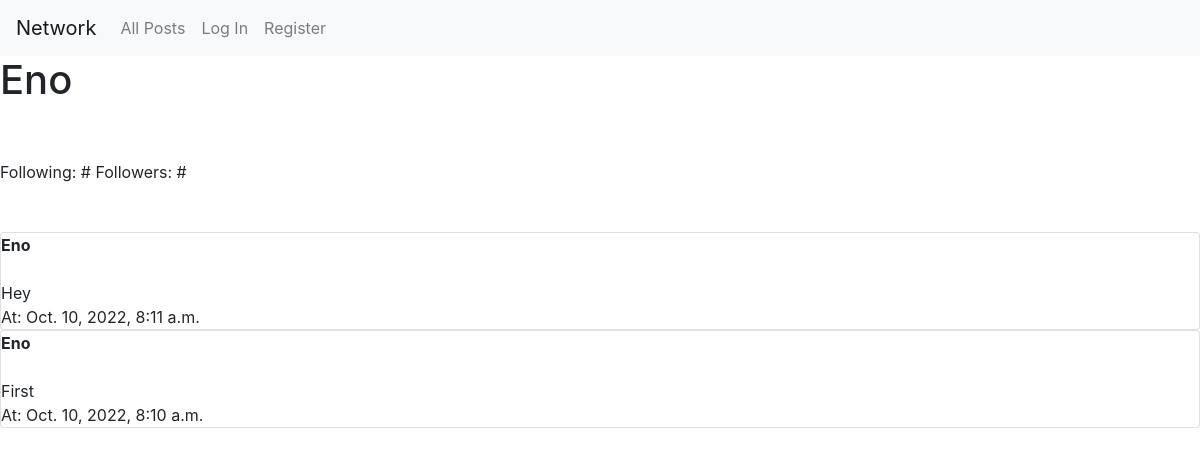
Page /profile/Eno on the earlier database version.
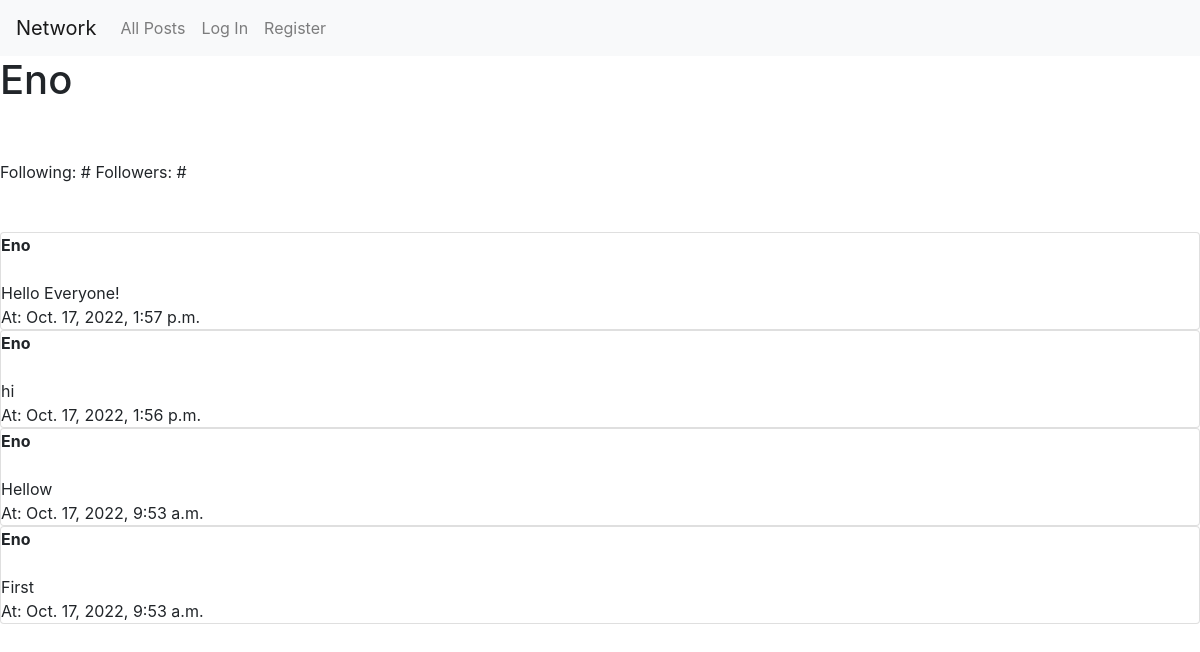
Same page on the later database version.
### network/models.py (models this page shows, shortened)
class Post(models.Model):
    body = models.TextField()
    author = models.ForeignKey("User", on_delete=models.CASCADE, related_name="posts")
    date = models.DateTimeField(auto_now_add = True)
    likes = models.ManyToManyField("User", related_name="post_likes")

class User(AbstractUser):
    pass

### network/views.py (the view)
# urls.py: path("profile/<str:author>", views.profile, name="profile"),
def profile(request, author):
    posts  = Post.objects.all().order_by('-date')
    user = get_object_or_404(User, username = author)
    return render(request, "network/profile_page.html", {
        "posts": posts,
        "profile_user": user,
    })

### network/templates/network/profile_page.html (shortened to what this page needs)
{% extends "network/layout.html" %}
{% load static %}
{% block body %}
<div class="user-info">
    <h1>{{ profile_user }}</h1>
    <br><br>
    Following: #
    Followers: #
    <br><br><br>
</div>
<div class="user-posts">
    {% for post in posts %}
    {% if post.author == profile_user %}
    <div class="post_item card ">
        <strong>{{ post.author }}</strong>
        <br>
        {{ post.body }}<br>
        At: {{ post.date }}
        <br>
    </div>
    {% endif %}
    {% endfor %}
</div>
{% endblock %}

Differences in the rows shown:
added Post: author "Eno", body "Hello Everyone!", date "Oct. 17, 2022, 1:57 p.m."
added Post: author "Eno", body "hi", date "Oct. 17, 2022, 1:56 p.m."
changed Post: body "Hey" → "Hellow"; date "Oct. 10, 2022, 8:11 a.m." → "Oct. 17, 2022, 9:53 a.m."
changed Post "First": date "Oct. 10, 2022, 8:10 a.m." → "Oct. 17, 2022, 9:53 a.m."
